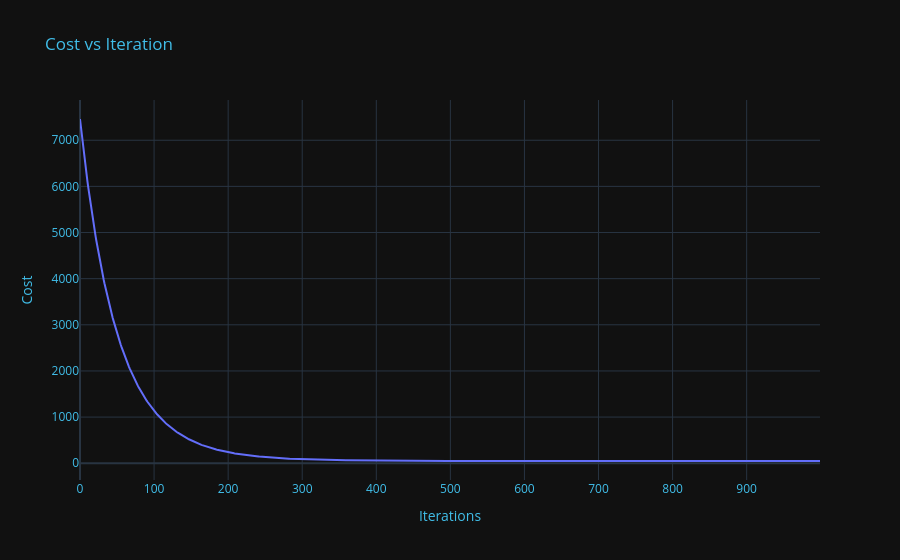

The cell this chart's notebook holds for it:
### Code cell
# Generate synthetic data
X, y = make_regression(n_samples=1000, n_features=4, noise=10, random_state=42)

# Split data into training and testing sets
X_train, X_test, y_train, y_test = train_test_split(X, y, test_size=0.2, random_state=42)
print(X_train.shape)

# Initialize the LinearRegression model with a learning rate
model = Custom_Linear_Regression(learning_rate=0.01, rate_decay=0.001)

# Train the model on the training set
model.fit(X_train, y_train, iterations=1000)

# Predict on the test set
predictions = model.predict(X_test)

# Output the first 5 predictions and true values for comparison
predictions[:5], y_test[:5]

plot_results(y_test, predictions, "Regression")

### Figure 1 — Plotly figure (JSON) as saved in the notebook; plotly's stock layout.template omitted (floating-point values rounded to 4 significant figures; data arrays with more than 128 entries replaced by an {"elided": "..."} marker saying what was removed)
{"data": [{"hovertemplate": "x=%{x}<br>y=%{y}<extra></extra>", "legendgroup": "", "line": {"color": "#636efa", "dash": "solid"}, "marker": {"symbol": "circle"}, "mode": "lines", "name": "", "orientation": "v", "showlegend": false, "type": "scatter", "x": {"elided": "1000 int values"}, "xaxis": "x", "y": {"elided": "1000 float values"}, "yaxis": "y"}], "layout": {"legend": {"tracegroupgap": 0}, "title": {"font": {"color": "#41BEE9"}, "text": "Cost vs Iteration"}, "xaxis": {"anchor": "y", "color": "#41BEE9", "domain": [0, 1], "title": {"text": "Iterations"}}, "yaxis": {"anchor": "x", "color": "#41BEE9", "domain": [0, 1], "title": {"text": "Cost"}}}}
